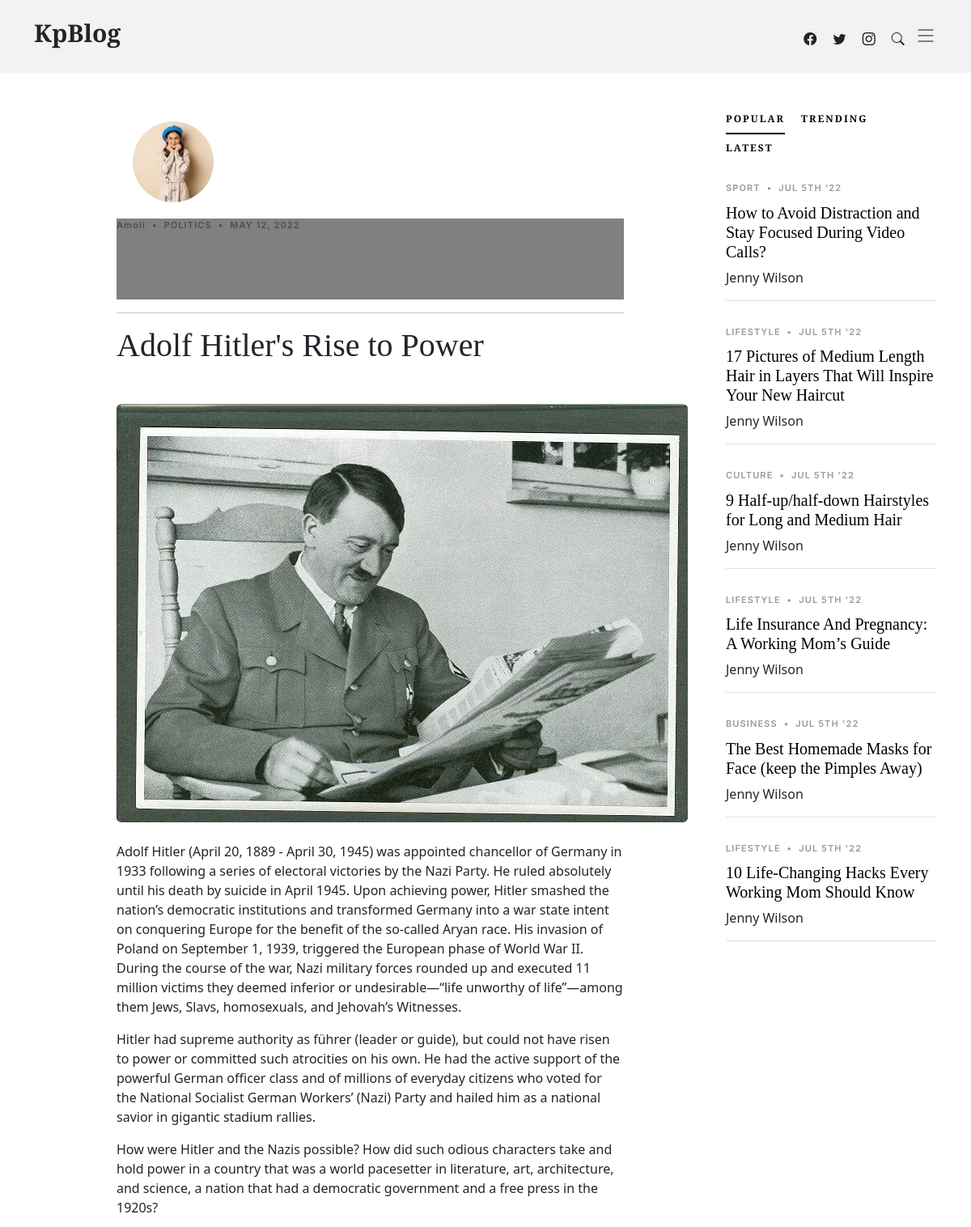
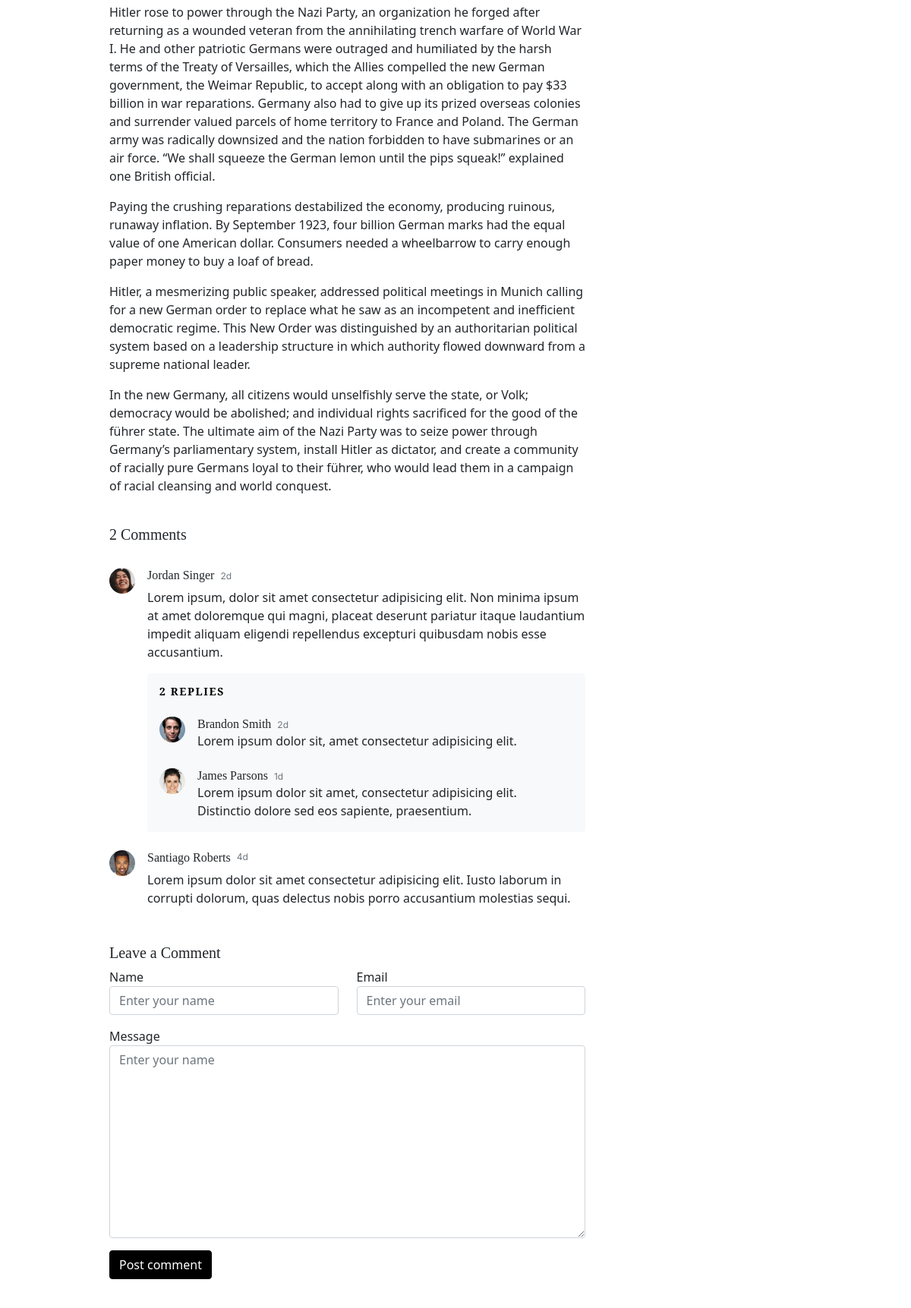
The app's page /post/2/ (upper part) with its own data (2 pictures, top to bottom).
### blog/models.py (models this page shows, shortened)
class Post(models.Model):
    catlist = (
        ("Sport","Sport"),
        ("Business","Business"),
        ("Food","Food"),
        ("Tech","Tech"),
        ("Design","Design"),
        ("Travel","Travel"),
        ("Culture","Culture"),
        ("Politics","Politics"),
        ("Celebrity","Celebrity"),
        ("Other","Other"),
    )
    category = models.CharField(max_length=50, choices=catlist)
    description = models.CharField(max_length=500)
    title = models.CharField(max_length=100)
    content = models.TextField()
    date_posted = models.DateTimeField(default=timezone.now)
    author = models.ForeignKey(User, on_delete = models.CASCADE)
    image = models.ImageField()

### user/models.py (models this page shows, shortened)
class Profile(models.Model):
    user = models.OneToOneField(User, on_delete=models.CASCADE)
    image = models.ImageField(default='default.png', upload_to='profile_img')
    dob = models.DateField(auto_now=False, auto_now_add=False, blank=True,null=True)
    gender = models.CharField(choices=GENDER_CHOICES, max_length=10)
    city = models.CharField(max_length=20)
    state = models.CharField(choices=STATE_CHOICE, max_length=50)
    mobile = models.PositiveIntegerField(unique=True, null=True, blank=True)
    bio = models.CharField(max_length=1000, blank=True, null=True)

### blog/views.py (the view)
# urls.py: path('post/<int:pk>/', PostDetailView.as_view(), name='post-detail'),
class PostDetailView(DetailView):
    model = Post
    template_name = 'blog/post_detail.html'

### templates/blog/post_detail.html (shortened to what this page needs)
{% extends 'base.html' %}
{% load static %}
{% block content %}
<main id="main">
    <section class="single-post-content">
      <div class="container">
        <div class="row">
          <div class="col-md-9 post-content" data-aos="fade-up">
            <div class="single-post">
              <img class="post-detail-circle" src="{{ object.author.profile.image.url }}">
              <div class="author-body">
              <div class="post-meta"><span class="text-capitalize">{{object.author}}</span> <span class="mx-1">&bullet;</span> <span class="">{{object.category}}</span> <span class="mx-1">&bullet;</span> <span>{{ object.date_posted|date:"F d, Y" }}</span></div>
              </div>
              <hr>
              <h1 class="mb-5">{{ object.title }}</h1>
              <figure class="my-4">
                <img src="{{ object.image.url }}" class="post-image img-fluid" alt="{{ object.title }}">
              </figure>
              <p>{{ object.content|linebreaks }}</p>
            </div>
            <div class="comments">
              <h5 class="comment-title py-4">2 Comments</h5>
              <div class="comment d-flex mb-4">
                <div class="flex-shrink-0">
                  <div class="avatar avatar-sm rounded-circle">
                    <img class="avatar-img" src="assets/img/person-5.jpg" alt="" class="img-fluid">
                  </div>
                </div>
                <div class="flex-grow-1 ms-2 ms-sm-3">
                  <div class="comment-meta d-flex align-items-baseline">
                    <h6 class="me-2">Jordan Singer</h6>
                    <span class="text-muted">2d</span>
                  </div>
                  <div class="comment-body">
                    Lorem ipsum, dolor sit amet consectetur adipisicing elit. Non minima ipsum at amet doloremque qui magni, placeat deserunt pariatur itaque laudantium impedit aliquam eligendi repellendus excepturi quibusdam nobis esse accusantium.
                  </div>
                  <div class="comment-replies bg-light p-3 mt-3 rounded">
                    <h6 class="comment-replies-title mb-4 text-muted text-uppercase">2 replies</h6>
                    <div class="reply d-flex mb-4">
                      <div class="flex-shrink-0">
                        <div class="avatar avatar-sm rounded-circle">
                          <img class="avatar-img" src="assets/img/person-4.jpg" alt="" class="img-fluid">
                        </div>
                      </div>
                      <div class="flex-grow-1 ms-2 ms-sm-3">
                        <div class="reply-meta d-flex align-items-baseline">
                          <h6 class="mb-0 me-2">Brandon Smith</h6>
                          <span class="text-muted">2d</span>
                        </div>
                        <div class="reply-body">
                          Lorem ipsum dolor sit, amet consectetur adipisicing elit.
                        </div>
                      </div>
                    </div>
                    <div class="reply d-flex">
                      <div class="flex-shrink-0">
                        <div class="avatar avatar-sm rounded-circle">
                          <img class="avatar-img" src="assets/img/person-3.jpg" alt="" class="img-fluid">
                        </div>
                      </div>
                      <div class="flex-grow-1 ms-2 ms-sm-3">
                        <div class="reply-meta d-flex align-items-baseline">
                          <h6 class="mb-0 me-2">James Parsons</h6>
                          <span class="text-muted">1d</span>
                        </div>
                        <div class="reply-body">
                          Lorem ipsum dolor sit amet, consectetur adipisicing elit. Distinctio dolore sed eos sapiente, praesentium.
                        </div>
                      </div>
                    </div>
                  </div>
                </div>
              </div>
              <div class="comment d-flex">
                <div class="flex-shrink-0">
                  <div class="avatar avatar-sm rounded-circle">
                    <img class="avatar-img" src="assets/img/person-2.jpg" alt="" class="img-fluid">
                  </div>
                </div>
                <div class="flex-shrink-1 ms-2 ms-sm-3">
                  <div class="comment-meta d-flex">
                    <h6 class="me-2">Santiago Roberts</h6>
                    <span class="text-muted">4d</span>
                  </div>
                  <div class="comment-body">
                    Lorem ipsum dolor sit amet consectetur adipisicing elit. Iusto laborum in corrupti dolorum, quas delectus nobis porro accusantium molestias sequi.
                  </div>
                </div>
              </div>
            </div>
            <div class="row justify-content-center mt-5">
              <div class="col-lg-12">
                <h5 class="comment-title">Leave a Comment</h5>
                <div class="row">
                  <div class="col-lg-6 mb-3">
                    <label for="comment-name">Name</label>
                    <input type="text" class="form-control" id="comment-name" placeholder="Enter your name">
                  </div>
                  <div class="col-lg-6 mb-3">
                    <label for="comment-email">Email</label>
                    <input type="text" class="form-control" id="comment-email" placeholder="Enter your email">
                  </div>
                  <div class="col-12 mb-3">
                    <label for="comment-message">Message</label>
                    <textarea class="form-control" id="comment-message" placeholder="Enter your name" cols="30" rows="10"></textarea>
                  </div>
                  <div class="col-12">
                    <input type="submit" class="btn btn-primary" value="Post comment">
                  </div>
                </div>
              </div>
            </div>
          </div>
          <div class="col-md-3">
            <div class="aside-block">
              <ul class="nav nav-pills custom-tab-nav mb-4" id="pills-tab" role="tablist">
                <li class="nav-item" role="presentation">
                  <button class="nav-link active" id="pills-popular-tab" data-bs-toggle="pill" data-bs-target="#pills-popular" type="button" role="tab" aria-controls="pills-popular" aria-selected="true">Popular</button>
                </li>
                <li class="nav-item" role="presentation">
                  <button class="nav-link" id="pills-trending-tab" data-bs-toggle="pill" data-bs-target="#pills-trending" type="button" role="tab" aria-controls="pills-trending" aria-selected="false">Trending</button>
                </li>
                <li class="nav-item" role="presentation">
                  <button class="nav-link" id="pills-latest-tab" data-bs-toggle="pill" data-bs-target="#pills-latest" type="button" role="tab" aria-controls="pills-latest" aria-selected="false">Latest</button>
                </li>
              </ul>
              <div class="tab-content" id="pills-tabContent">
                <div class="tab-pane fade show active" id="pills-popular" role="tabpanel" aria-labelledby="pills-popular-tab">
                  <div class="post-entry-1 border-bottom">
                    <div class="post-meta"><span class="date">Sport</span> <span class="mx-1">&bullet;</span> <span>Jul 5th '22</span></div>
                    <h2 class="mb-2"><a href="#">How to Avoid Distraction and Stay Focused During Video Calls?</a></h2>
                    <span class="author mb-3 d-block">Jenny Wilson</span>
                  </div>
                  <div class="post-entry-1 border-bottom">
                    <div class="post-meta"><span class="date">Lifestyle</span> <span class="mx-1">&bullet;</span> <span>Jul 5th '22</span></div>
                    <h2 class="mb-2"><a href="#">17 Pictures of Medium Length Hair in Layers That Will Inspire Your New Haircut</a></h2>
                    <span class="author mb-3 d-block">Jenny Wilson</span>
                  </div>
                  <div class="post-entry-1 border-bottom">
                    <div class="post-meta"><span class="date">Culture</span> <span class="mx-1">&bullet;</span> <span>Jul 5th '22</span></div>
                    <h2 class="mb-2"><a href="#">9 Half-up/half-down Hairstyles for Long and Medium Hair</a></h2>
                    <span class="author mb-3 d-block">Jenny Wilson</span>
                  </div>
                  <div class="post-entry-1 border-bottom">
                    <div class="post-meta"><span class="date">Lifestyle</span> <span class="mx-1">&bullet;</span> <span>Jul 5th '22</span></div>
                    <h2 class="mb-2"><a href="#">Life Insurance And Pregnancy: A Working Mom’s Guide</a></h2>
                    <span class="author mb-3 d-block">Jenny Wilson</span>
                  </div>
                  <div class="post-entry-1 border-bottom">
                    <div class="post-meta"><span class="date">Business</span> <span class="mx-1">&bullet;</span> <span>Jul 5th '22</span></div>
                    <h2 class="mb-2"><a href="#">The Best Homemade Masks for Face (keep the Pimples Away)</a></h2>
                    <span class="author mb-3 d-block">Jenny Wilson</span>
                  </div>
                  <div class="post-entry-1 border-bottom">
                    <div class="post-meta"><span class="date">Lifestyle</span> <span class="mx-1">&bullet;</span> <span>Jul 5th '22</span></div>
                    <h2 class="mb-2"><a href="#">10 Life-Changing Hacks Every Working Mom Should Know</a></h2>
                    <span class="author mb-3 d-block">Jenny Wilson</span>
                  </div>
                </div>
              </div>
            </div>
          </main>
{% endblock content %}

### static/css/variables.css (style rules this page uses)
:root { --font-default: 'EB Garamond', system-ui, -apple-system, "Segoe UI", Roboto, "Helvetica Neue", Arial, "Noto Sans", "Liberation Sans", sans-serif, "Apple Color Emoji", "Segoe UI Emoji", "Segoe UI Symbol", "Noto Color Emoji"; --font-primary: 'EB Garamond', serif; --font-secondary: 'Inter', sans-serif; --color-default: #212529; --color-default-rgb: 33, 37, 41; --color-links: #212529; --color-links-hover: #15171a; --color-primary: #212529; --color-primary-light: #26282c; --color-primary-dark: #0b0c0e; --color-primary-rgb: 33, 37, 41; --color-primary-light-rgb: 38, 40, 44; --color-primary-dark-rgb: 11, 12, 14; --color-secondary: #596d80; --color-secondary-light: #8498aa; --color-secondary-dark: #404f5c; --color-secondary-rgb: 89, 109, 128; --color-secondary-light-rgb: 132, 152, 170; --color-secondary-dark-rgb: 64, 79, 92; --color-blue: #0d6efd; --color-blue-rgb: 13, 110, 253; --color-indigo: #6610f2; --color-indigo-rgb: 102, 16, 242; --color-purple: #6f42c1; --color-purple-rgb: 111, 66, 193; --color-pink: #f3268c; --color-pink-rgb: 243, 38, 140; --color-red: #df1529; --color-red-rgb: 223, 21, 4; --color-orange: #fd7e14; --color-orange-rgb: 253, 126, 20; --color-yellow: #ffc107; --color-yellow-rgb: 255, 193, 7; --color-green: #059652; --color-green-rgb: 5, 150, 82; --color-teal: #20c997; --color-teal-rgb: 32, 201, 151; --color-cyan: #0dcaf0; --color-cyan-rgb: 13, 202, 240; --color-white: #ffffff; --color-white-rgb: 255, 255, 255; --color-gray: #6c757d; --color-gray-rgb: 108, 117, 125; --color-black: #000000; --color-black-rgb: 0, 0, 0; }
:root { --bs-blue: var(--color-blue); --bs-indigo: var(--color-indigo); --bs-purple: var(--color-purple); --bs-pink: var(--color-pink); --bs-red: var(--color-red); --bs-orange: var(--color-orange); --bs-yellow: var(--color-yellow); --bs-green: var(--color-green); --bs-teal: var(--color-teal); --bs-cyan: var(--color-cyan); --bs-white: var(--color-white); --bs-gray: var(--color-gray); --bs-gray-dark: #343a40; --bs-gray-100: #f8f9fa; --bs-gray-200: #e9ecef; --bs-gray-300: #dee2e6; --bs-gray-400: #ced4da; --bs-gray-500: #adb5bd; --bs-gray-600: #6c757d; --bs-gray-700: #495057; --bs-gray-800: #343a40; --bs-gray-900: #212529; --bs-primary: var(--color-blue); --bs-secondary: var(--color-blue); --bs-success: #198754; --bs-info: #0dcaf0; --bs-warning: #ffc107; --bs-danger: #dc3545; --bs-light: #f8f9fa; --bs-dark: #212529; --bs-primary-rgb: var(--color-primary-rgb); --bs-secondary-rgb: var(--color-secondary-rgb); --bs-success-rgb: 25, 135, 84; --bs-info-rgb: 13, 202, 240; --bs-warning-rgb: 255, 193, 7; --bs-danger-rgb: 220, 53, 69; --bs-light-rgb: 248, 249, 250; --bs-dark-rgb: 33, 37, 41; --bs-white-rgb: var(--color-white-rgb); --bs-black-rgb: var(--color-black-rgb); --bs-body-color-rgb: var(--color-default-rgb); --bs-body-bg-rgb: 255, 255, 255; --bs-font-sans-serif: var(--font-default); --bs-font-monospace: SFMono-Regular, Menlo, Monaco, Consolas, "Liberation Mono", "Courier New", monospace; --bs-gradient: linear-gradient(180deg, rgba(255, 255, 255, 0.15), rgba(255, 255, 255, 0)); --bs-body-font-family: var(--font-default); --bs-body-font-size: 1rem; --bs-body-font-weight: 400; --bs-body-line-height: 1.5; --bs-body-color: var(--color-default); --bs-body-bg: #fff; }

### static/css/custom.css (style rules this page uses)
.post-detail-circle { border: 0px solid black; border-radius: 50%; display: inline-block; height: 100px; max-width: 100px; object-fit: cover; margin: 20px; }
.post-image { border: 0px solid black; border-radius: 3%; border-radius: 1%; display: table; margin: 0 auto; object-fit: cover; display: inline-block; max-height: 800px; max-width: 800px; display: flex; justify-content: center; }
.author-body { display: grid; grid-template-columns: 1; grid-auto-rows: minmax(100px, auto); background: grey; }

### records on screen
Post: author.profile.image (picture), author "Amoli", category "POLITICS", date_posted "MAY 12, 2022", title "Adolf Hitler's Rise to Power", image (picture), content "Adolf Hitler (April 20, 1889 - April 30, 1945) was appointed chancellor of Germany in 1933 following a series of electoral victories by the Nazi Party. He ruled absolutely until his death by suicide in April 1945. Upon achieving power, Hitler smashed the nation’s democratic institutions and transformed Germany into a war state intent on conquering Europe for the benefit of the so-called Aryan race. His invasion of Poland on September 1, 1939, triggered the European phase of World War II. During the course of the war, Nazi military forces rounded up and executed 11 million victims they deemed inferior or undesirable—“life unworthy of life”—among them Jews, Slavs, homosexuals, and Jehovah’s…"
